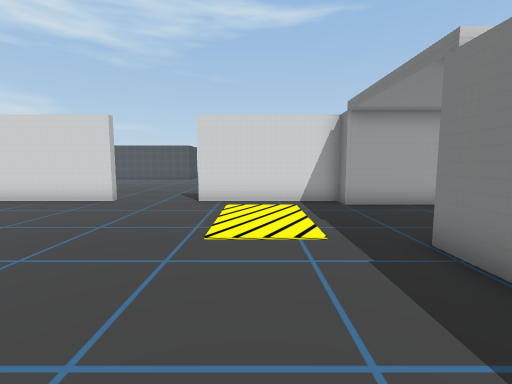
view 1 (above)

14 first-person views from a walk through a scene from a Unity 3-D project. The camera is 1.3 m above the floor, tilts 6° down and sees 85° across. The floor is counted in squares, 1 m on a side. Each view is taken from the middle of a square. On the plan, view 1 faces up. The plan holds only what a view shows up to about 13 squares ahead; the rest is blank. The place goes on beyond the plan. The player character is not drawn. Some surface patterns are stand-ins.

view 2
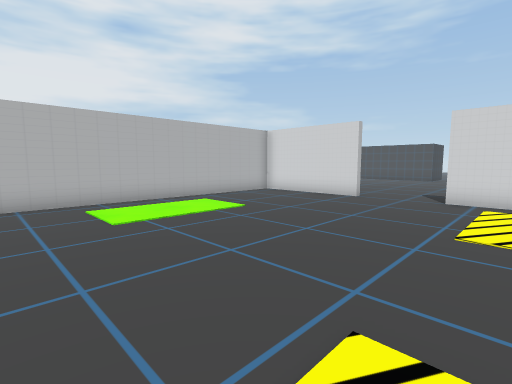

view 3
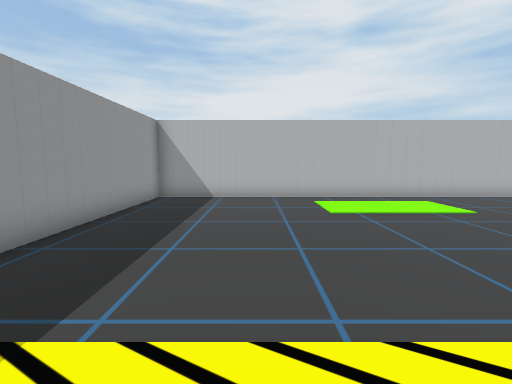

view 4
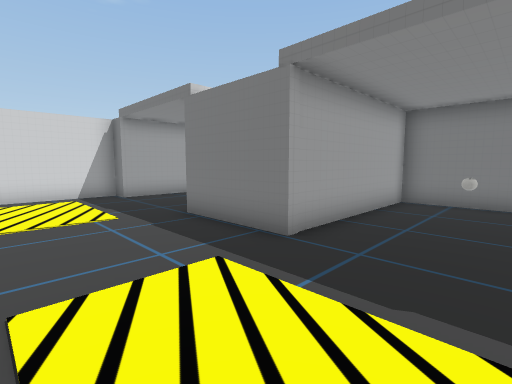

view 5
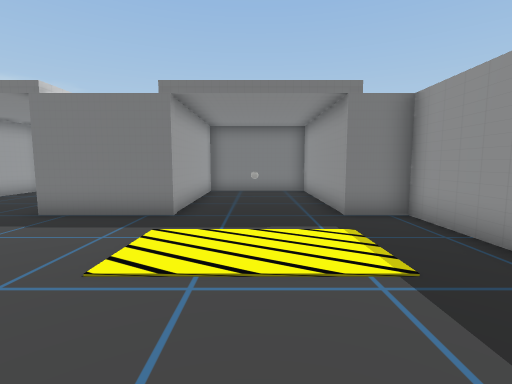

view 6
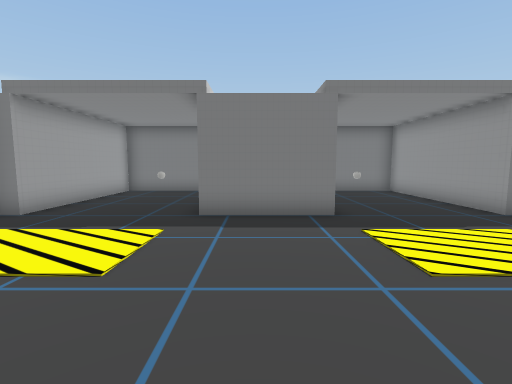

view 7
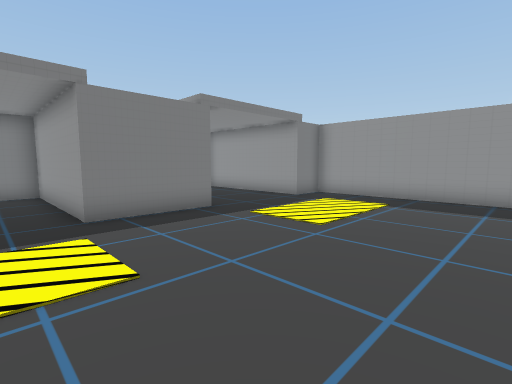

view 8
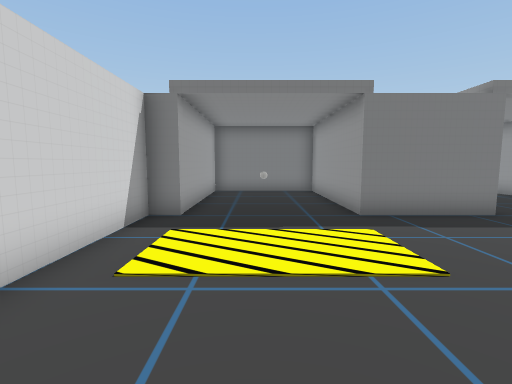

view 9
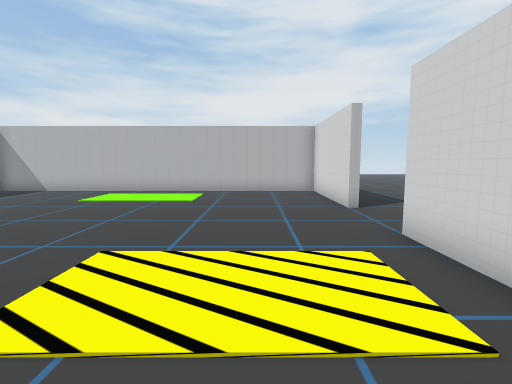

view 10
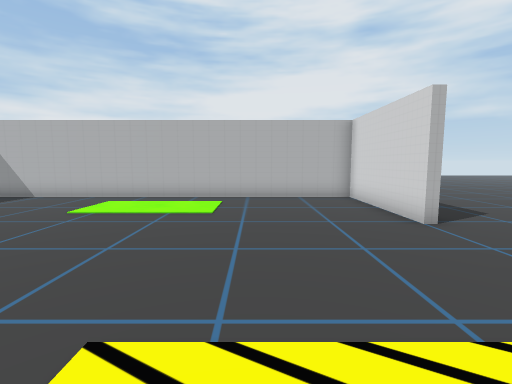

view 11
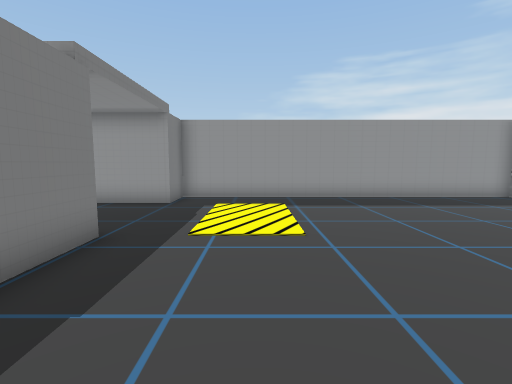

view 12
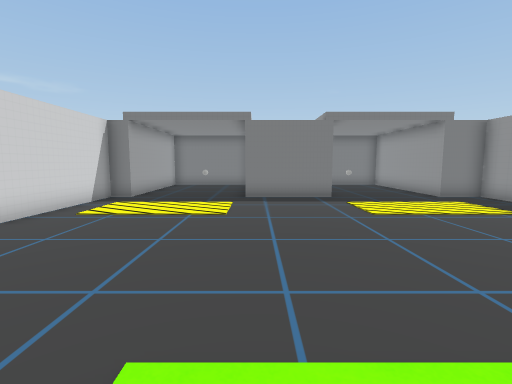

view 13
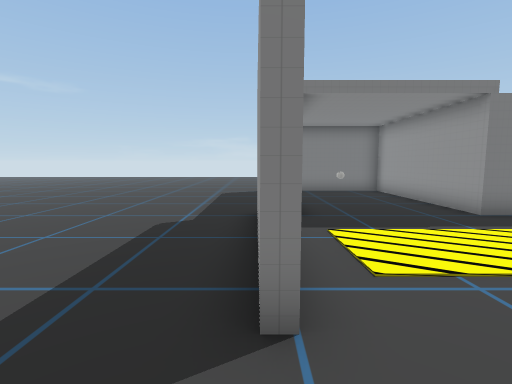

view 14
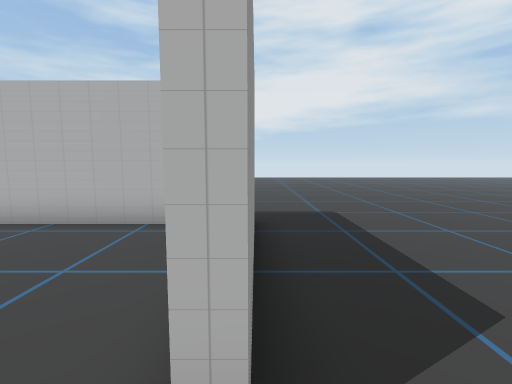

### Floor plan
Points are (right, up) in squares from view 1. A wall is a line through its corners. A room is listed if a view was taken in it or the views show most of it. See-through windows are left out.
Room 1 (views 1, 2, 3, 4, 5, 6, 7, 8, 9, 10, 11, 12)
walls: (-4.9, 9.7) (-9.8, 9.7) (-9.8, -4.8) (2.8, -4.8) (2.8, -3.2) (8.9, -3.2) (8.9, 1.1) (2.8, 1.1) (2.8, 4.4) (8.9, 4.4) (8.9, 8.9) (2.8, 8.9) (2.8, 9.7) (-2, 9.7)
ways out: opening at (-4, 9.7) to room 2
objects: other object (7, -1); other object (7, 7)
Room 2 (views 13, 14)
walls: (-2, 10) (0, 10); (-8.8, 10) (-5, 10)
ways out: opening at (-4, 9.7) to room 1

Positions as (right, up) in squares from view 1, and headings:
1: (0, 0), facing up
2: (0, -1), facing up-left
3: (1, -1), facing left
4: (-1, -2), facing up-right
5: (-4, -1), facing right
6: (-4, 3), facing right
7: (-4, 6), facing down-right
8: (-4, 7), facing right
9: (3, 7), facing left
10: (1, 6), facing left
11: (0, 6), facing down
12: (-8, 4), facing right
13: (-4, 10), facing right
14: (-4, 10), facing left
